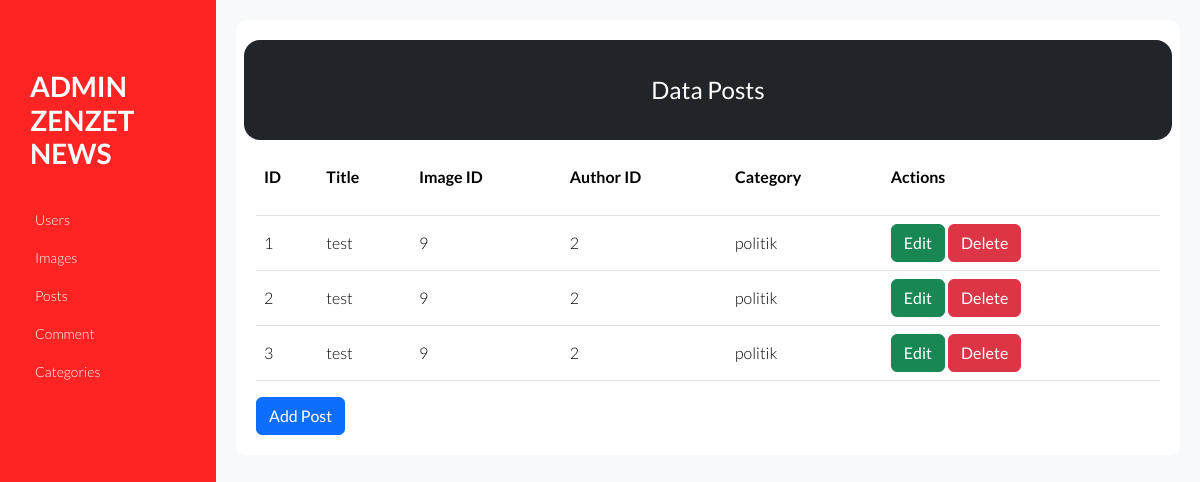
Page /admin/posts.php on the earlier database version.
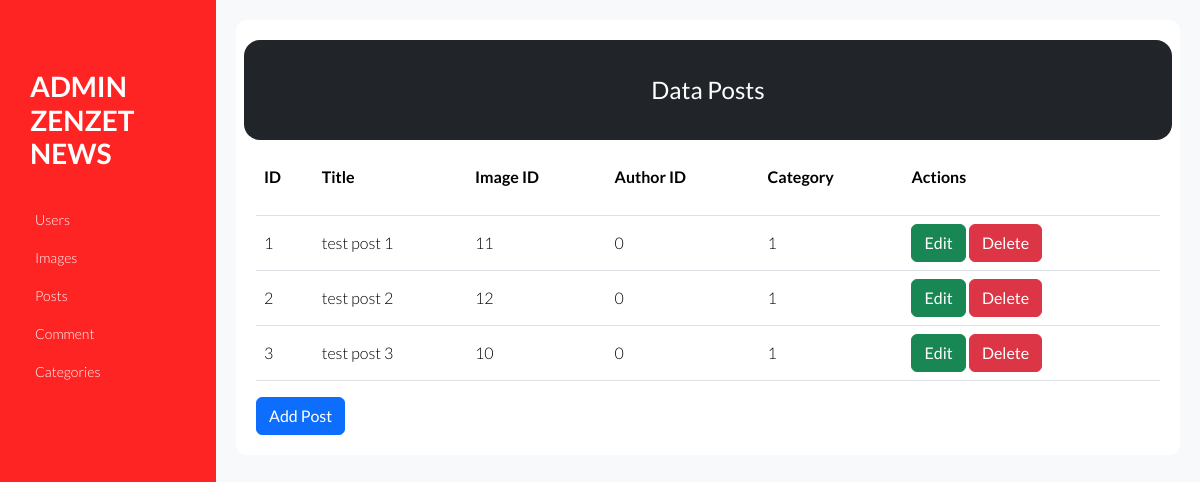
Same page on the later database version.
### tables this page shows
CREATE TABLE `posts` (
  `id` int NOT NULL AUTO_INCREMENT,
  `title` varchar(255) NOT NULL,
  `image_id` int NOT NULL,
  `author_id` int NOT NULL,
  `category` varchar(255) NOT NULL,
  `content` longtext NOT NULL,
  `category_id` int DEFAULT NULL,
  PRIMARY KEY (`id`)
);

### admin/posts.php (the view, shortened to what this page needs)
<!DOCTYPE html>
<html lang="en">
<head>
    <link href="https://cdn.jsdelivr.net/npm/bootstrap@5.3.2/dist/css/bootstrap.min.css" rel="stylesheet">
    <link rel="stylesheet" type="text/css" href="syntax-highlighter/styles/shCore.css" media="all">
    <link rel="stylesheet" type="text/css" href="syntax-highlighter/styles/shThemeDefault.css" media="all">
    <link rel="stylesheet" href="css/font-awesome.min.css">
    <link rel="stylesheet" href="css/normalize.min.css">
    <link rel="stylesheet" href="css/main.css">
</head>
<body>
    <div class="container-fluid p-0">
        <?php require_once "./sidebar.php" ?>
        <div id="main-wrapper">
            <div class="main-content">
                <div class="row pt-3 pb-3 d-flex align-content-center text-center text-white rounded-4 bg-dark" style="height:100px;">
                    <h2 class="align-middle" style="color:white;">Data Posts</h2>
                </div>
                <table class="table">
                    <thead style="height:75px;">
                        <tr>
                            <th class="align-middle" scope="col">ID</th>
                            <th class="align-middle" scope="col">Title</th>
                            <th class="align-middle" scope="col">Image ID</th>
                            <th class="align-middle" scope="col">Author ID</th>
                            <th class="align-middle" scope="col">Category</th>
                            <th class="align-middle" scope="col">Actions</th>
                        </tr>
                    </thead>
                    <tbody>
                        <?php
                        include "config.php";
                        $qryPosts = "SELECT id, title, image_id, author_id, category FROM posts";
                        $execPosts = mysqli_query($con, $qryPosts);
                        while ($postData = mysqli_fetch_assoc($execPosts)) {
                        ?>
                            <tr>
                                <td class="align-middle"><?= $postData['id'] ?></td>
                                <td class="align-middle"><?= $postData['title'] ?></td>
                                <td class="align-middle"><?= $postData['image_id'] ?></td>
                                <td class="align-middle"><?= $postData['author_id'] ?></td>
                                <td class="align-middle"><?= $postData['category'] ?></td>
                                <td>
                                    <a class="btn btn-success" href="posts-edit.php?id=<?= $postData['id'] ?>" role="button">Edit</a>
                                    <a class="btn btn-danger" href="posts-delete.php?id=<?= $postData['id'] ?>" role="button">Delete</a>
                                </td>
                            </tr>
                        <?php } ?>
                    </tbody>
                </table>
                <a class="btn btn-primary" href="posts-add.php" role="button">Add Post</a>
            </div>
        </div>
    </div>
</body>
</html>

Differences in the rows shown:
changed posts id 1: title "test" → "test post 1"; image "9" → "11"; author "2" → "0"; category "politik" → "1"
changed posts id 2: title "test" → "test post 2"; image "9" → "12"; author "2" → "0"; category "politik" → "1"
changed posts id 3: title "test" → "test post 3"; image "9" → "10"; author "2" → "0"; category "politik" → "1"
